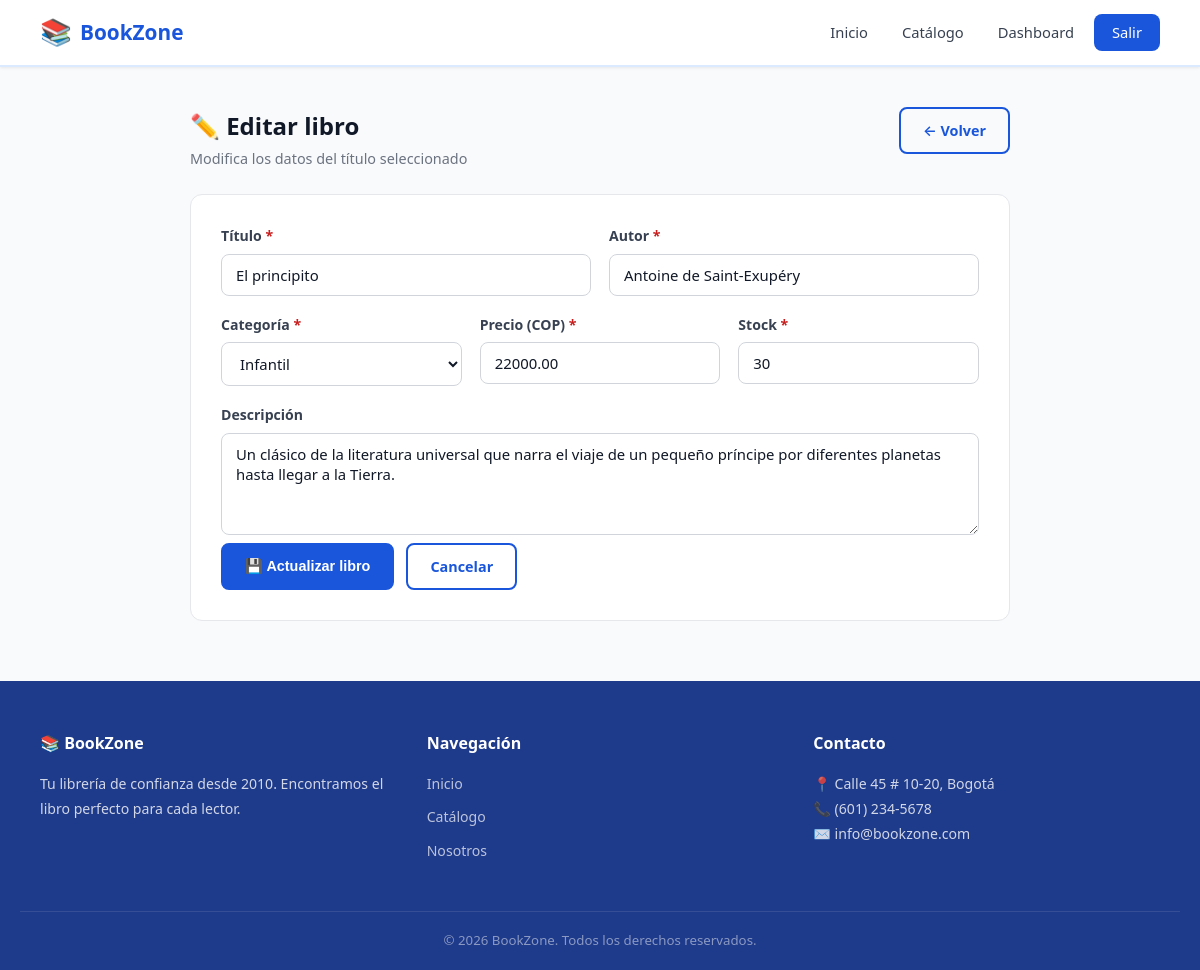
The page /public/?ruta=libros/editar&id=2 (signed in) on the database its author committed.
### tables this page shows
CREATE TABLE IF NOT EXISTS libros (
    id INT AUTO_INCREMENT PRIMARY KEY,
    titulo VARCHAR(200) NOT NULL,
    autor VARCHAR(150) NOT NULL,
    categoria VARCHAR(100) NOT NULL,
    precio DECIMAL(10,2) NOT NULL DEFAULT 0.00,
    stock INT NOT NULL DEFAULT 0,
    descripcion TEXT,
    fecha_creacion DATETIME DEFAULT CURRENT_TIMESTAMP
);

### app/controllers/LibroController.php (called while the page is built, shortened)
<?php
require_once __DIR__ . '/../models/Libro.php';
class LibroController {
    public function editar(): void {
        $id    = (int)($_GET['id'] ?? 0);
        $libro = Libro::getById($id);
        require_once __DIR__ . '/../views/libros/editar.php';
    }
}

### public/index.php (called while the page is built, shortened)
<?php
require_once BASE_PATH . '/router.php';

### app/models/Libro.php (called while the page is built, shortened)
<?php
class Libro {
    public static function getById(int $id): array|false {
        $pdo = getConnection();
        $stmt = $pdo->prepare('SELECT * FROM libros WHERE id = ?');
        $stmt->execute([$id]);
        return $stmt->fetch();
    }
}

### app/views/libros/editar.php (the view, shortened to what this page needs)
<?php
require_once __DIR__ . '/../layout.php';
?>
<section class="dashboard-section">
    <div class="container form-container">
        <div class="page-heading">
            <div>
                <h1>✏️ Editar libro</h1>
                <p>Modifica los datos del título seleccionado</p>
            </div>
            <a href="/bookzone/public/?ruta=libros" class="btn btn-outline">← Volver</a>
        </div>
        <form action="/bookzone/public/?ruta=libros/editar" method="POST" class="data-form">
            <div class="form-row">
                <div class="form-group">
                    <label for="titulo">Título <span class="required">*</span></label>
                    <input type="text" id="titulo" name="titulo" required maxlength="200"
                           value="<?= htmlspecialchars($libro['titulo']) ?>">
                </div>
                <div class="form-group">
                    <label for="autor">Autor <span class="required">*</span></label>
                    <input type="text" id="autor" name="autor" required maxlength="150"
                           value="<?= htmlspecialchars($libro['autor']) ?>">
                </div>
            </div>
            <div class="form-row">
                <div class="form-group">
                    <label for="categoria">Categoría <span class="required">*</span></label>
                    <select id="categoria" name="categoria" required>
                        <?php
                        $cats = ['Literatura','Fantasía','Ciencia Ficción','Historia','Autoayuda','Misterio','Infantil','Clásicos','Otros'];
                        foreach ($cats as $c):
                        ?>
                        <option value="<?= $c ?>" <?= $libro['categoria'] === $c ? 'selected' : '' ?>><?= $c ?></option>
                        <?php endforeach; ?>
                    </select>
                </div>
                <div class="form-group">
                    <label for="precio">Precio (COP) <span class="required">*</span></label>
                    <input type="number" id="precio" name="precio" required min="0" step="500"
                           value="<?= htmlspecialchars($libro['precio']) ?>">
                </div>
                <div class="form-group">
                    <label for="stock">Stock <span class="required">*</span></label>
                    <input type="number" id="stock" name="stock" required min="0"
                           value="<?= htmlspecialchars($libro['stock']) ?>">
                </div>
            </div>
            <div class="form-group">
                <label for="descripcion">Descripción</label>
                <textarea id="descripcion" name="descripcion" rows="4"><?= htmlspecialchars($libro['descripcion'] ?? '') ?></textarea>
            </div>
            <div class="form-actions">
                <button type="submit" class="btn btn-primary">💾 Actualizar libro</button>
                <a href="/bookzone/public/?ruta=libros" class="btn btn-outline">Cancelar</a>
            </div>
        </form>
    </div>
</section>
<?php require_once __DIR__ . '/../layout_footer.php'; ?>

### public/css/style.css (style rules this page uses)
*, *::before, *::after { box-sizing: border-box; margin: 0; padding: 0; }
:root { --blue-900: #1e3a8a; --blue-800: #1e40af; --blue-700: #1d4ed8; --blue-600: #2563eb; --blue-500: #3b82f6; --blue-400: #60a5fa; --blue-100: #dbeafe; --blue-50: #eff6ff; --primary: #1a56db; --primary-dark: #1e3a8a; --primary-light: #dbeafe; --white: #ffffff; --gray-50: #f9fafb; --gray-100: #f3f4f6; --gray-200: #e5e7eb; --gray-300: #d1d5db; --gray-500: #6b7280; --gray-700: #374151; --gray-900: #111827; --success: #057a55; --success-bg: #def7ec; --danger: #c81e1e; --danger-bg:#fde8e8; --warning-bg:#fef3c7; --radius: 8px; --radius-lg: 12px; --shadow-sm: 0 1px 3px rgba(0,0,0,.08); --shadow: 0 4px 12px rgba(0,0,0,.1); --shadow-lg: 0 10px 30px rgba(0,0,0,.12); --font: 'Segoe UI', system-ui, -apple-system, sans-serif; --transition: .2s ease; --container: 1160px; }
html { scroll-behavior: smooth; }
body { font-family: var(--font); font-size: 16px; line-height: 1.6; color: var(--gray-700); background: var(--gray-50); min-height: 100vh; display: flex; flex-direction: column; }
a { color: var(--primary); text-decoration: none; transition: color var(--transition); }
.container { width: 100%; max-width: var(--container); margin: 0 auto; padding: 0 20px; }
.btn { display: inline-flex; align-items: center; gap: 6px; padding: 10px 22px; border-radius: var(--radius); font-size: .9rem; font-weight: 600; cursor: pointer; border: 2px solid transparent; transition: all var(--transition); white-space: nowrap; }
.btn-primary { background: var(--primary); color: var(--white); border-color: var(--primary); }
.btn-outline { background: transparent; color: var(--primary); border-color: var(--primary); }
.form-group { display: flex; flex-direction: column; gap: 6px; flex: 1 1 200px; }
.form-group label { font-size: .88rem; font-weight: 600; color: var(--gray-700); }
.form-group input, .form-group select, .form-group textarea { padding: 10px 14px; border: 1.5px solid var(--gray-300); border-radius: var(--radius); font-size: .93rem; font-family: var(--font); color: var(--gray-900); background: var(--white); transition: border-color var(--transition), box-shadow var(--transition); width: 100%; }
.required { color: var(--danger); }
.form-row { display: flex; gap: 18px; flex-wrap: wrap; margin-bottom: 18px; }
.data-form { background: var(--white); padding: 30px; border-radius: var(--radius-lg); border: 1px solid var(--gray-200); }
.form-container { max-width: 860px; }
.form-actions { display: flex; gap: 12px; margin-top: 8px; flex-wrap: wrap; }
.dashboard-section { padding: 40px 0 60px; }
.page-heading { display: flex; justify-content: space-between; align-items: flex-start; flex-wrap: wrap; gap: 12px; margin-bottom: 24px; }
.page-heading h1 { font-size: 1.5rem; color: var(--gray-900); }
.page-heading p { color: var(--gray-500); margin-top: 2px; font-size: .9rem; }

### rows shown on the page
libros: titulo "El principito", autor "Antoine de Saint-Exupéry", categoria "Infantil", precio "22000.00", stock "30", descripcion "Un clásico de la literatura universal que narra el viaje de un pequeño príncipe por diferentes planetas hasta llegar a la Tierra."
